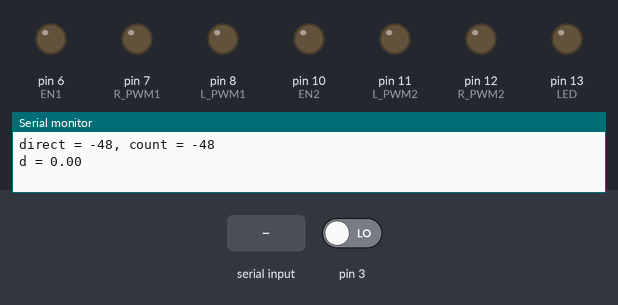
Simulated run of this sketch. Board: Arduino Mega 2560, built with avr-gcc and run on an emulated ATmega2560. Shown: output pins drawn as LEDs (lit = HIGH), the last lines printed to the serial monitor. The inputs (shaded band) are chosen by the test bench; at power-on: pin 3 LOW. EEPROM starts erased.

Above: at 1.2 s.
1.3 s: "5" received over the second serial link
At 4.2 s:
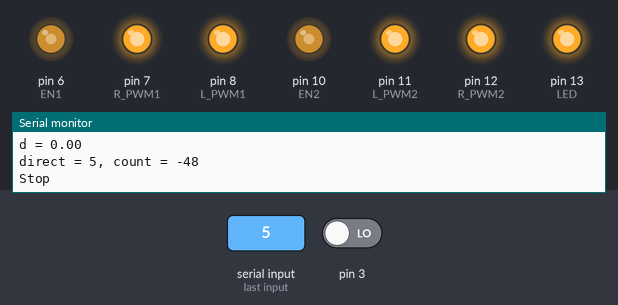
4.3 s: "a90\n" received over the second serial link
At 5.4 s:
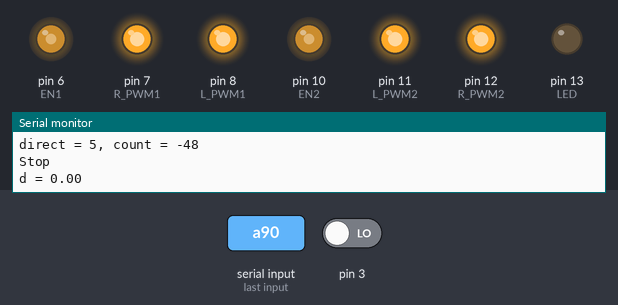
At 7.4 s:
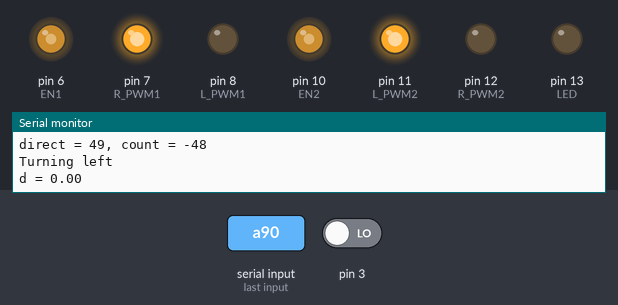
Timing chart, 0 to 8.9 s (numbered marks = the images above; inputs shaded):
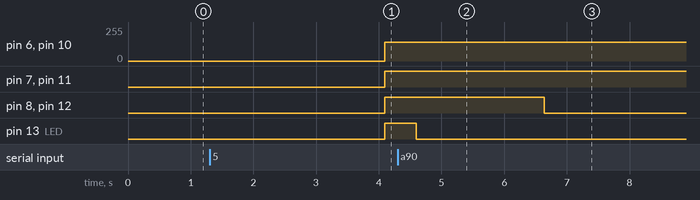

Measured:
- after the input at 1.3 s, pin 6 (EN1), pin 10 (EN2): 0/255 → 140/255 after 2.8 s; pin 7 (R_PWM1), pin 8 (L_PWM1), pin 11 (L_PWM2), pin 12 (R_PWM2), pin 13 (LED): LOW → HIGH after 2.8 s
- after the input at 4.3 s, pin 8 (L_PWM1), pin 12 (R_PWM2): HIGH → LOW after 2.3 s; pin 13 (LED): goes on until 4.6 s, then stays LOW

The sketch:

full_new.exe.ino
```cpp
#include <EEPROM.h>

const uint8_t EN1    = 6;        // № вывода Arduino к которому подключены входы драйвера L_EN и R_EN. Можно указать любой вывод Arduino поддерживающий ШИМ.
const uint8_t L_PWM1 = 8;        // № вывода Arduino к которому подключён  вход  драйвера L_PWM.       Можно указать любой вывод Arduino, как цифровой, так и аналоговый.
const uint8_t R_PWM1 = 7;        // № вывода Arduino к которому подключён  вход  драйвера R_PWM.       Можно указать любой вывод Arduino, как цифровой, так и аналоговый.
const uint8_t EN2    = 10;
const uint8_t L_PWM2 = 11;
const uint8_t R_PWM2 = 12;
const float rad = 0.06;          //Радиус колес, м
int val;
int LED = 13;
int times = 0;
int times_prev = 0;
int del;
float num_rev;               //Кол-во оборотов колеса
float d = 0;
int stop_flag = 0;
int direct;
int count;
int flag = 0;
int flag_ch = 0;

void move_forvard() {                              //2
    delay(2);
    digitalWrite(L_PWM1, LOW );
    digitalWrite(R_PWM1, HIGH);
    analogWrite (EN1,    140 );
    delay(2);
    digitalWrite(L_PWM2, LOW );
    digitalWrite(R_PWM2, HIGH);
    analogWrite (EN2,    140 );
}

void move_back() {                                 //4
    delay(2);
    digitalWrite(L_PWM1, HIGH);
    digitalWrite(R_PWM1, LOW );
    digitalWrite(EN1,    140 );
    delay(2);
    digitalWrite(L_PWM2, HIGH);
    digitalWrite(R_PWM2, LOW );
    digitalWrite(EN2,    140 );
}

void stop_move() {                                 //5
    delay(2);
    digitalWrite(L_PWM1, HIGH);
    digitalWrite(R_PWM1, HIGH);
    analogWrite (EN1,    140 );
    delay(2);
    digitalWrite(L_PWM2, HIGH);
    digitalWrite(R_PWM2, HIGH);
    analogWrite (EN2,    140 );
}

void turn_right() {                                 //3
    delay(2);
    digitalWrite(L_PWM2, LOW );    //Правые колеса вперед
    digitalWrite(R_PWM2, HIGH);
    analogWrite (EN2,    140 );
    delay(2);
    digitalWrite(L_PWM1, HIGH);    //Левые колеса назад
    digitalWrite(R_PWM1, LOW );
    analogWrite (EN1,    140 );
}

void turn_left() {                                   //1
    delay(2);
    digitalWrite(L_PWM1, LOW );    //Левые колеса вперед
    digitalWrite(R_PWM1, HIGH);
    analogWrite (EN1,    140 );
    delay(2);
    digitalWrite(L_PWM2, HIGH);    //Правые колеса назад
    digitalWrite(R_PWM2, LOW );
    analogWrite (EN2,    140 );

}

float dist() {                 //Вычисление пройденного расстояния в оборотах с предыдущего вызова функции
  int Htime;                //Длительность верхнего импульса
  int Ltime;                //Длительность нижнего импульса
  float obs;                //Обороты в секунду
  float fr;                 //Частота импульсов
  float obor = 0;             //Кол-во оборотов
  Htime = pulseIn(3,HIGH);
  Ltime = pulseIn(3,LOW);
  if (Htime != 0 && Ltime != 0) {
    fr = 100000/(Htime + Ltime);
  }else {
    fr = 0;
  }
  obs = fr/24;
  times_prev = times;
  times = millis();
  del = times - times_prev;
  obor = obor + obs*del/1000;
  return obor;
}

void setup() {
  Serial3.begin(9600);
  Serial.begin(9600);
  pinMode(3,   INPUT);
  pinMode(LED, OUTPUT);
  pinMode(EN1,    OUTPUT);     // Конфигурируем вывод EN1    как выход (выход Arduino, вход драйвера)
  pinMode(L_PWM1, OUTPUT);     // Конфигурируем вывод L_PWM1 как выход (выход Arduino, вход драйвера)
  pinMode(R_PWM1, OUTPUT);     // Конфигурируем вывод R_PWM1 как выход (выход Arduino, вход драйвера)
  pinMode(EN2,    OUTPUT);     // Конфигурируем вывод EN2    как выход (выход Arduino, вход драйвера)
  pinMode(L_PWM2, OUTPUT);     // Конфигурируем вывод L_PWM2 как выход (выход Arduino, вход драйвера)
  pinMode(R_PWM2, OUTPUT);     // Конфигурируем вывод R_PWM2 как выход (выход Arduino, вход драйвера)
}


void loop() {
  Serial.print("direct = ");
  Serial.print(int(direct - '0'));
  Serial.print(", count = ");
  Serial.println(int(count - '0'));
  float distanse;
  int dis;
    switch (direct) {
      case 'a':
        Serial.println("Turning left");
        turn_left();
        break;
      case 'w':
        Serial.println("Moving forward");
        move_forvard();
        break;
      case 'd':
        Serial.println("Turning right");
        turn_right();
        break;
      case 's':
        Serial.println("Moving back");
        move_back();
        break;
      case '5':
        Serial.println("Stop");
        stop_move();
        digitalWrite(LED, HIGH);
        delay(500);
        digitalWrite(LED, LOW);
        break;
      /*case '6':
        d = 0;
        move_forvard();
        while (d < 2) {
          delay(40);
          if (stop_flag == 1) {
            break;
          }
          d = d + 2*PI*rad*dist();
          //Serial3.println(d);
        }
        stop_move();
        Serial3.println("Done");
        delay(40);
        break;*/
      case '2':                             //вперед на определенное расстояние
        Serial.print("Moving forvard on ");
       // Serial.println(distanse);
        flag_ch = 1;
        distanse = count - '0';
        Serial.println(distanse);
        if (d < distanse) {
        move_forvard();
        } else {
          stop_move();
          d = 0;
          flag_ch = 0;
          direct = 0;
        }
        //delay(40);
        break;
      case '1':                               //Влево на определенный угол 4-90; 2-45; 8-180
        Serial.print("Turning left on ");
        flag_ch = 1;
        distanse = count - '0';
        Serial.println(distanse);
        if (d*5.714 < distanse) {
        move_forvard();
        } else {
          stop_move();
          d = 0;
          flag_ch = 0;
          direct = 0;
        }
        //delay(40);
        break;
      case '3':                                 //Вправо на определенный угол 4-90; 2-45
        Serial.print("Turning right on ");
        flag_ch = 1;
        distanse = count - '0';
        Serial.println(distanse);
        if (d*5.714 < distanse) {
        move_forvard();
        } else {
          stop_move();
          d = 0;
          flag_ch = 0;
          direct = 0;
        }
        //delay(40);
        break;
      case '4':                              //Назад на определенное расстояние
        Serial.print("Moving back on ");
        flag_ch = 1;
        distanse = count - '0';
        Serial.println(distanse);
        if (d < distanse) {
        move_forvard();
        } else {
          stop_move();
          d = 0;
          flag_ch = 0;
          direct = 0;
        }
        //delay(40);
        break;
    }
  if (flag_ch == 1){
    d = d + 2*PI*rad*dist();
  }
  Serial.print("d = ");
  Serial.println(d);
  num_rev = num_rev + dist();
  EEPROM.put(0, num_rev);
  stop_flag = 0;
  delay(40);
}

void serialEvent3() {
  if (Serial3.available()) {
    d = 0;
    flag_ch = 0;
    //Serial.println(Serial3.available());
    val = Serial3.read();
    //Serial.println(val);
    if (flag == 1) {
      flag = 0;
      count = val;
      val = 0;
    }
    switch (val) {
      case '1':
        flag = 1;
        direct = '1';
        break;
      case '2':
        flag = 1;
        direct = '2';
        break;
      case '3':
        flag = 1;
        direct = '3';
        break;
      case '4':
        flag = 1;
        direct = '4';
        break;
      case '5':
        direct = '5';
        break;
      case 'w':
        direct = 'w';
        break;
      case 'a':
        direct = 'a';
        break;
      case 's':
        direct = 's';
        break;
      case 'd':
        direct = 'd';
        break;
    }
  }
}
```
